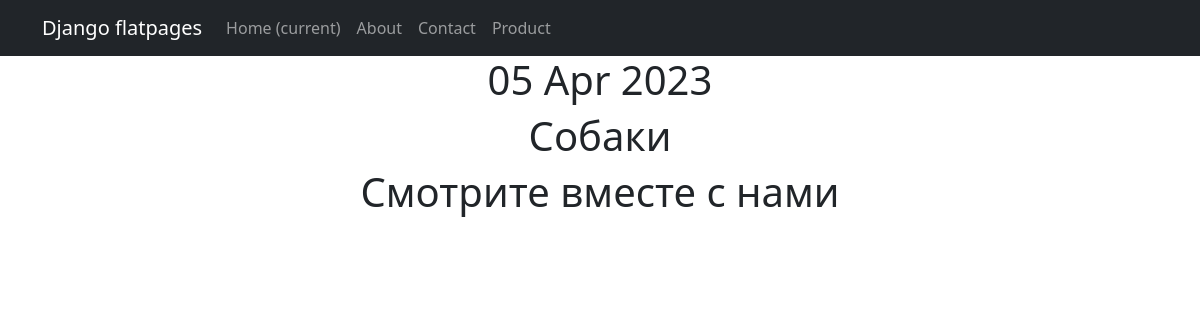
Page /articles/5 on the earlier database version.
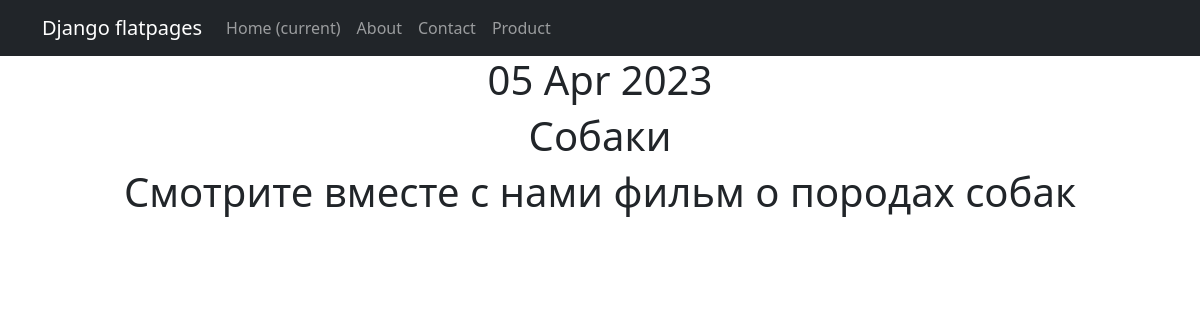
Same page on the later database version.
### News_Portal/models.py (models this page shows, shortened)
class Post(models.Model):
    author = models.ForeignKey(Author, on_delete=models.CASCADE)
    type = models.CharField(max_length=2, choices=TYPES, default="news")
    creation_time = models.DateTimeField(auto_now_add=True)
    category = models.ManyToManyField(Category, through="PostCategory")
    title = models.CharField(max_length=255, default="Новость часа")
    text = models.TextField(default="а мы уже пишем")
    rating = models.FloatField(default=0.0)

### News_Portal/views.py (the view)
# urls.py: path("<int:pk>", NewsDetail.as_view(), name="news_detail"),
class NewsDetail(DetailView):
    model = Post
    template_name = "post.html"
    context_object_name = "post"

### News_Portal/templatetags/custom_filters.py (called while the page is built)
@register.filter()
def censor(text):
    if not isinstance(text, str):
        raise ValueError("мы только тексты цензурируем в нашей редакции")
    for bad_word in BANNED_WORDS:
        if bad_word in text:
            censored = bad_word[0] + ("*" * (len(bad_word) - 1))
            text = text.replace(bad_word, censored)
        if bad_word.capitalize() in text:
            censored = bad_word[0].capitalize() + ("*" * (len(bad_word) - 1))
            text = text.replace(bad_word, censored)
    return text

### News_Portal/templates/post.html (shortened to what this page needs)
{% extends 'flatpages/default.html' %}
{% load custom_filters %}
{% block content %}
<h1>{{ post.creation_time|date:'d M Y' }}</h1>
<h1>{{ post.title|censor }}</h1>
<h1>{{ post.text|censor }}</h1>
{% endblock content %}

Differences in the rows shown:
changed Post "Собаки": text|censor "Смотрите вместе с нами" → "Смотрите вместе с нами фильм о породах собак"
